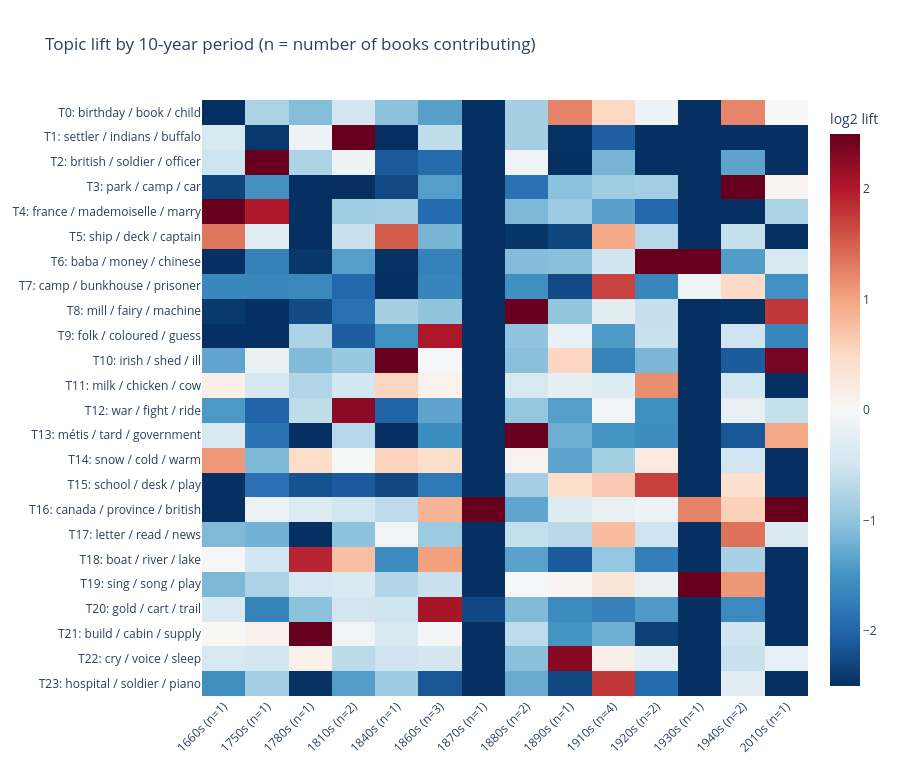

This figure's notebook cell:
### Markdown cell above
### 11d. Topics through historical time

Columns are historical periods (the setting year of each passage, not publication date); the label shows how many books contribute. Colour is the topic's **lift** in that period relative to its corpus-wide average. Sparse periods (few books) are noisy, so read the book counts. This is where events show up as isolated hot cells.

### Code cell
ok = ~np.isnan(years)
if ok.sum() == 0:
    print("No year information available: skipping period heatmap. Fill BOOK_START_YEAR in the config.")
    period_matrix = pd.DataFrame()
else:
    bins = (np.floor(years[ok] / BIN_YEARS) * BIN_YEARS).astype(int)
    uniq_bins = np.sort(np.unique(bins))
    P = np.vstack([np.average(Wn[ok][bins == b], axis=0, weights=bw[ok][bins == b]) for b in uniq_bins])  # periods x topics
    books_per_bin = [len(np.unique(b_idx[ok][bins == b])) for b in uniq_bins]
    overall = np.average(Wn[ok], axis=0, weights=bw[ok])
    lift_p = np.log2((P + 1e-9) / (overall + 1e-9)).T
    xl = [f"{b}s (n={n})" for b, n in zip(uniq_bins, books_per_bin)]
    fig = px.imshow(lift_p, x=xl, y=ylabels, aspect="auto", color_continuous_scale="RdBu_r", color_continuous_midpoint=0,
                    zmin=-2.5, zmax=2.5, labels=dict(color="log2 lift"),
                    title=f"Topic lift by {BIN_YEARS}-year period (n = number of books contributing)")
    fig.update_layout(height=max(450, 24 * K + 200), xaxis_tickangle=-45)
    show(fig, "06_topic_by_period")
    period_matrix = pd.DataFrame(P, index=[f"{b}s" for b in uniq_bins], columns=[topic_label[t] for t in range(K)])
    period_matrix.insert(0, "n_books", books_per_bin)

### Figure 1 — Plotly figure (JSON) as saved in the notebook; plotly's stock layout.template omitted (floating-point values rounded to 4 significant figures; data arrays with more than 128 entries replaced by an {"elided": "..."} marker saying what was removed)
{"data": [{"coloraxis": "coloraxis", "hovertemplate": "x: %{x}<br>y: %{y}<br>log2 lift: %{z}<extra></extra>", "name": "0", "type": "heatmap", "x": ["1660s (n=1)", "1750s (n=1)", "1780s (n=1)", "1810s (n=2)", "1840s (n=1)", "1860s (n=3)", "1870s (n=1)", "1880s (n=2)", "1890s (n=1)", "1910s (n=4)", "1920s (n=2)", "1930s (n=1)", "1940s (n=2)", "2010s (n=1)"], "xaxis": "x", "y": ["T0: birthday / book / child", "T1: settler / indians / buffalo", "T2: british / soldier / officer", "T3: park / camp / car", "T4: france / mademoiselle / marry", "T5: ship / deck / captain", "T6: baba / money / chinese", "T7: camp / bunkhouse / prisoner", "T8: mill / fairy / machine", "T9: folk / coloured / guess", "T10: irish / shed / ill", "T11: milk / chicken / cow", "T12: war / fight / ride", "T13: métis / tard / government", "T14: snow / cold / warm", "T15: school / desk / play", "T16: canada / province / british", "T17: letter / read / news", "T18: boat / river / lake", "T19: sing / song / play", "T20: gold / cart / trail", "T21: build / cabin / supply", "T22: cry / voice / sleep", "T23: hospital / soldier / piano"], "yaxis": "y", "z": {"elided": "24x14 float values"}}], "layout": {"coloraxis": {"autocolorscale": false, "cmax": 2.5, "cmid": 0, "cmin": -2.5, "colorbar": {"title": {"text": "log2 lift"}}, "colorscale": [[0, "rgb(5,48,97)"], [0.1, "rgb(33,102,172)"], [0.2, "rgb(67,147,195)"], [0.3, "rgb(146,197,222)"], [0.4, "rgb(209,229,240)"], [0.5, "rgb(247,247,247)"], [0.6, "rgb(253,219,199)"], [0.7, "rgb(244,165,130)"], [0.8, "rgb(214,96,77)"], [0.9, "rgb(178,24,43)"], [1, "rgb(103,0,31)"]]}, "height": 776, "title": {"text": "Topic lift by 10-year period (n = number of books contributing)"}, "xaxis": {"anchor": "y", "domain": [0, 1], "tickangle": -45}, "yaxis": {"anchor": "x", "autorange": "reversed", "domain": [0, 1]}}}
